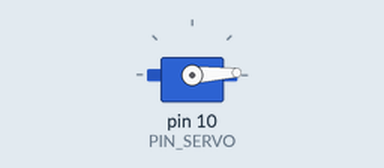
Recording of a sketch running on a simulated Arduino Uno, built with avr-gcc and run on an emulated ATmega328P. Parts: servo.

Above: at 0.05 s.
At 1.3 s:
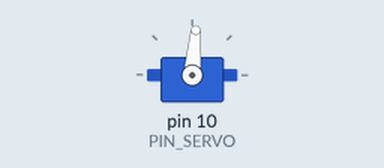
At 2.6 s:
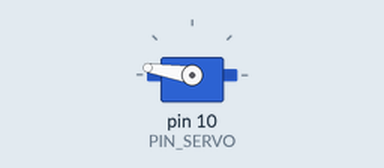
At 5.2 s:
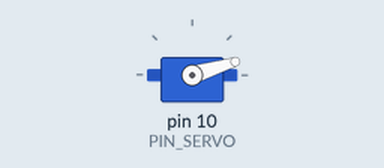
Timing chart, 0 to 7.1 s (numbered marks = the images above):
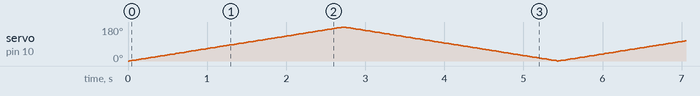

The sketch:

servo_test.ino
```cpp
/*
 * Servo Arduino Tutorial
 * by Dicson Pan @PastorEdu
 * 棕 - GND
 * 红 - 5V
 * 橙 - 10
 */
 #include <Servo.h>

 #define SMOOTHMOVE
 #define PIN_SERVO 10
 Servo myservo;

 void setup()
 {
  myservo.attach(PIN_SERVO);
 }

void loop()
{
  #ifdef SMOOTHMOVE
  int pos = 0;
  while(true) {
    for(pos = 0; pos < 180; pos += 1){   //舵机从0°转到180°，每次增加1°
      myservo.write(pos);            //给舵机写入角度
      delay(15);                     //延时15ms让舵机转到指定位置
    }
    for(pos = 180; pos >= 1; pos -=1){   //舵机从180°转回到0°，每次减少1°
      myservo.write(pos);
      delay(15);
    }
  }
  #endif
  myservo.write(0);
  delay(1000);
  myservo.write(90);
  delay(1000);
  myservo.write(180);
  delay(1000);
  myservo.write(90);
  delay(1000);
  myservo.write(0);
  delay(1000);
}
```
